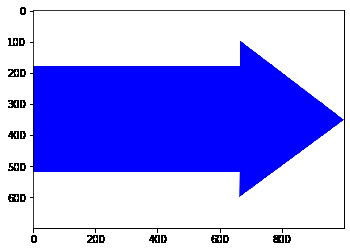
#> input picture blue-arrow-print.png, 350 x 252 px
$ python -i integrated_detect.py   (imports and definitions only)
#> lines starting #> are read from the running program, lines starting #| are printed output that depends on the picture; after the words box and inside, x2 and y2 are one past the last pixel; in counts of white or black regions, pixels touching at a corner belong together
#> further down, picture is the input picture: shape (252, 350, 3); mean B, G, R 248.6, 162.4, 162.4
import apriltag
import cv2
import sys
import numpy as np
import matplotlib.pyplot as plt
import math

# [54 lines left out: functions arrow_outline, arrow_direc, not called in this run]

def blue_detec(imageFrame):
    # Convert the imageFrame in
    # BGR(RGB color space) to
    # HSV(hue-saturation-value)
    # color space
    blur_val = 11 # should be positive and odd
    imageFrame = cv2.GaussianBlur(imageFrame, (blur_val,blur_val), 0)
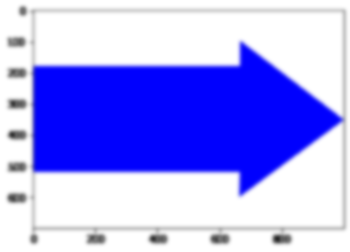
#> imageFrame: shape (252, 350, 3); mean of channels 0, 1, 2 248.6, 162.4, 162.4; drawn as B, G, R
    hsvFrame = cv2.cvtColor(imageFrame, cv2.COLOR_BGR2HSV)
#> hsvFrame: shape (252, 350, 3); mean H, S, V 46.7, 86.8, 248.6

    # Set range for blue color and
    # define mask
    blue_lower = np.array([94, 80, 2], np.uint8)
    blue_upper = np.array([120, 255, 255], np.uint8)
    blue_mask = cv2.inRange(hsvFrame, blue_lower, blue_upper)
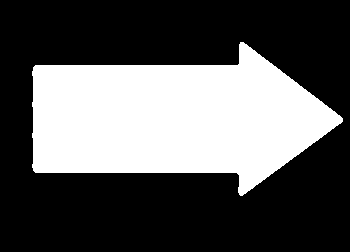
#> blue_mask: shape (252, 350); 34.9% white; 1 white region, box (x1, y1, x2, y2) and area: (32, 42, 343, 196) 30762

    # Morphological Transform, Dilation
    # for each color and bitwise_and operator
    # between imageFrame and mask determines
    # to detect only that particular color
    kernel = np.ones((5, 5), "uint8")

    # For blue color
    blue_mask = cv2.dilate(blue_mask, kernel)
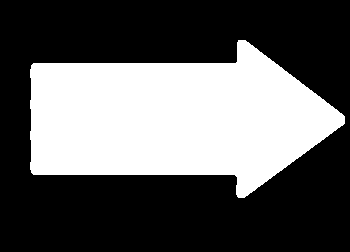
#> blue_mask: shape (252, 350); 37% white; 1 white region
    res_blue = cv2.bitwise_and(imageFrame, imageFrame,
                               mask = blue_mask)
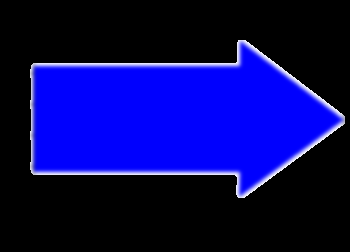
#> res_blue: shape (252, 350, 3); mean of channels 0, 1, 2 93.7, 7.5, 7.5; drawn as B, G, R


    # Creating contour to track blue color
    contours, hierarchy = cv2.findContours(blue_mask,
                                           cv2.RETR_TREE,
                                           cv2.CHAIN_APPROX_SIMPLE)[-2:]
#> contours = 1 contour; box (x1, y1, x2, y2) and area: (30, 40, 345, 198) 32264
    box_dims = []
    for pic, contour in enumerate(contours):
        area = cv2.contourArea(contour)
        if(area > 50000):
            x, y, w, h = cv2.boundingRect(contour)
            imageFrame = cv2.rectangle(imageFrame, (x, y),
                                       (x + w, y + h),
                                       (255, 0, 0), 2)
            box_dims.append((x, y, w, h))
#> this loop made 1 pass
#> (pic, area) on pass 1: (0, 32263.5)
#> after the loop, box_dims = []

    return imageFrame, box_dims


# [90 lines left out: functions aprildec, main, not called in this run]

# [2 lines not run here, left out]

>>> import cv2
>>> picture = cv2.imread('../blue-arrow-print.png')
>>> result = blue_detec(picture)
